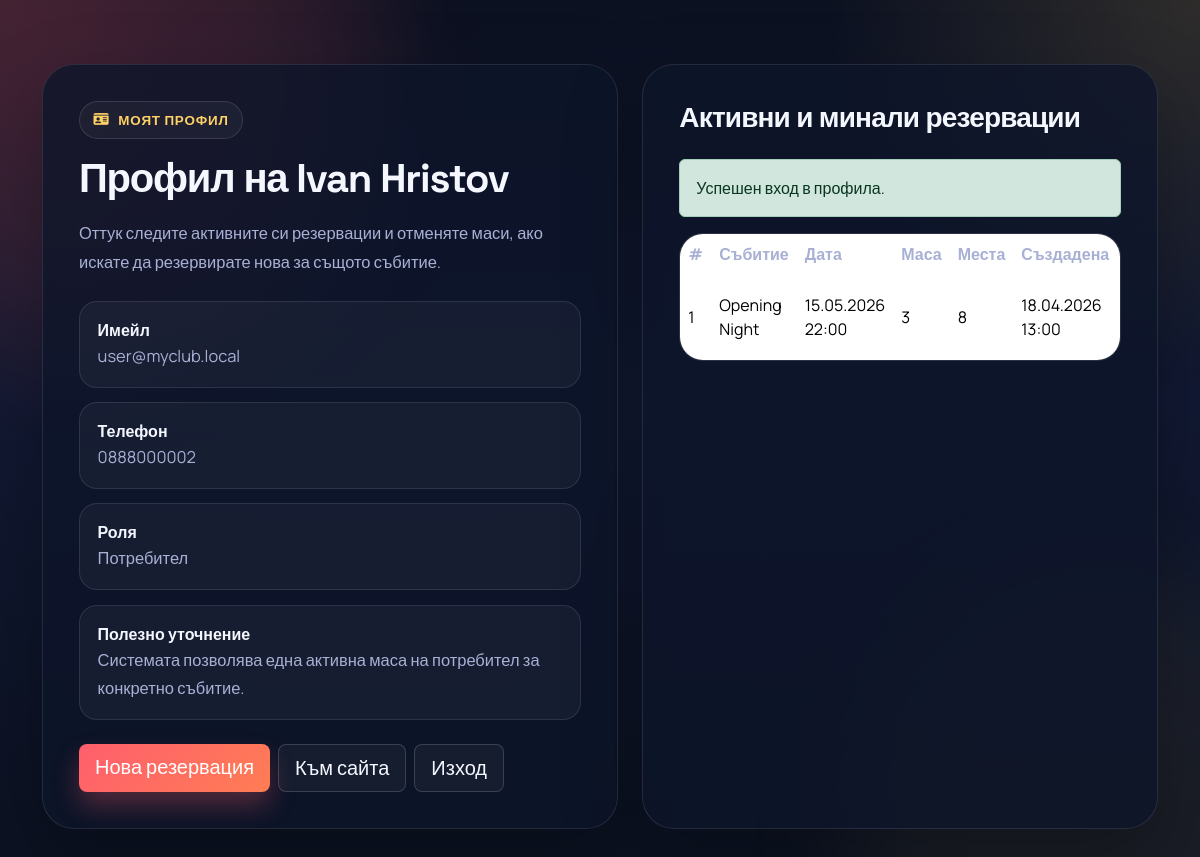
The page /CODE/profile.php (signed in) on the database its author committed.
### tables this page shows
CREATE TABLE registered_person (
  id_person INT AUTO_INCREMENT PRIMARY KEY,
  first_name_person VARCHAR(100) NOT NULL,
  last_name_person VARCHAR(100) NOT NULL,
  email_person VARCHAR(255) NOT NULL UNIQUE,
  pass_person VARCHAR(255) NOT NULL,
  phone_number_person VARCHAR(20) NULL,
  role ENUM('admin', 'user') NOT NULL DEFAULT 'user',
  created_at DATETIME NOT NULL DEFAULT CURRENT_TIMESTAMP
);

CREATE TABLE reservation (
  id_reservation INT AUTO_INCREMENT PRIMARY KEY,
  id_person INT NOT NULL,
  id_table INT NOT NULL,
  id_party INT NOT NULL,
  date_for_reservation DATETIME NOT NULL DEFAULT CURRENT_TIMESTAMP,
  CONSTRAINT fk_reservation_person FOREIGN KEY (id_person) REFERENCES registered_person(id_person) ON DELETE CASCADE,
  CONSTRAINT fk_reservation_table FOREIGN KEY (id_table) REFERENCES tables(id_tables) ON DELETE CASCADE,
  CONSTRAINT fk_reservation_party FOREIGN KEY (id_party) REFERENCES parties(id_party) ON DELETE CASCADE,
  CONSTRAINT uniq_party_table UNIQUE (id_party, id_table),
  CONSTRAINT uniq_person_party UNIQUE (id_person, id_party)
);

CREATE TABLE parties (
  id_party INT AUTO_INCREMENT PRIMARY KEY,
  name_party VARCHAR(150) NOT NULL,
  event_date DATETIME NOT NULL,
  description TEXT NULL,
  created_at DATETIME NOT NULL DEFAULT CURRENT_TIMESTAMP
);

CREATE TABLE tables (
  id_tables INT AUTO_INCREMENT PRIMARY KEY,
  table_number INT NOT NULL UNIQUE,
  seats_number INT NOT NULL
);

### CODE/includes/bootstrap.php (called while the page is built, shortened)
<?php
function e(mixed $value): string
{
    return htmlspecialchars((string) $value, ENT_QUOTES | ENT_SUBSTITUTE, 'UTF-8');
}
function pull_flash(): ?array
{
    $flash = $_SESSION['_flash'];
    return $flash;
}
function flash_type_class(string $type): string
{
    return match ($type) {
        'success' => 'success',
        'warning' => 'warning',
        'danger', 'error' => 'danger',
        default => 'info',
    };
}
function format_datetime(?string $value, string $fallback = '-'): string
{
    try {
        $date = new DateTimeImmutable($value);
    } catch (Exception) {
        return $value;
    }
    return $date->format('d.m.Y H:i');
}

### CODE/profile.php (the view, shortened to what this page needs)
<?php
require_once __DIR__ . '/includes/bootstrap.php';
$connection = db();
$flash = pull_flash();
$userId = current_user_id();
$userStatement = $connection->prepare(
    'SELECT id_person, first_name_person, last_name_person, email_person, phone_number_person, role
     FROM registered_person
     WHERE id_person = ?
     LIMIT 1'
);
$userStatement->execute([$userId]);
$user = $userStatement->fetch();
$reservationStatement = $connection->prepare(
    'SELECT r.id_reservation,
            r.date_for_reservation,
            t.table_number,
            t.seats_number,
            p.name_party,
            p.event_date,
            CASE WHEN p.event_date >= NOW() THEN 1 ELSE 0 END AS can_cancel
     FROM reservation r
     JOIN tables t ON r.id_table = t.id_tables
     JOIN parties p ON r.id_party = p.id_party
     WHERE r.id_person = ?
     ORDER BY p.event_date ASC, t.table_number ASC'
);
$reservationStatement->execute([$userId]);
$reservations = $reservationStatement->fetchAll();
?>
<!doctype html>
<html lang="bg">
<head>
  <link href="https://cdn.jsdelivr.net/npm/bootstrap@5.3.3/dist/css/bootstrap.min.css" rel="stylesheet">
  <link rel="stylesheet" href="https://cdnjs.cloudflare.com/ajax/libs/font-awesome/6.7.2/css/all.min.css">
  <link rel="stylesheet" href="css/site-refresh.css?v=20260423-status">
</head>
<body class="brand-body profile-page">
  <main class="container">
    <div class="profile-layout">
      <section class="profile-card">
        <span class="eyebrow"><i class="fa-solid fa-id-card"></i> Моят профил</span>
        <h1 class="profile-title mt-3 mb-3">Профил на <?= e($user['first_name_person'] . ' ' . $user['last_name_person']) ?></h1>
        <p class="section-text mb-4">
          Оттук следите активните си резервации и отменяте маси, ако искате да резервирате нова за същото събитие.
        </p>
        <div class="account-meta">
          <div class="meta-block">
            <strong>Имейл</strong>
            <p class="muted-text mb-0"><?= e($user['email_person']) ?></p>
          </div>
          <div class="meta-block">
            <strong>Телефон</strong>
            <p class="muted-text mb-0"><?= e($user['phone_number_person'] ?: 'Не е добавен') ?></p>
          </div>
          <div class="meta-block">
            <strong>Роля</strong>
            <p class="muted-text mb-0"><?= e($user['role'] === 'admin' ? 'Администратор' : 'Потребител') ?></p>
          </div>
          <div class="meta-block">
            <strong>Полезно уточнение</strong>
            <p class="muted-text mb-0">Системата позволява една активна маса на потребител за конкретно събитие.</p>
          </div>
        </div>
        <div class="d-flex flex-wrap gap-2 mt-4">
          <a href="reservation.php" class="btn btn-brand btn-lg">Нова резервация</a>
          <a href="index.php" class="btn btn-ghost-light btn-lg">Към сайта</a>
          <a href="logOut.php" class="btn btn-ghost-light btn-lg">Изход</a>
        </div>
      </section>
      <section class="profile-card">
        <h2 class="profile-title h3 mb-4">Активни и минали резервации</h2>
        <?php if ($flash): ?>
          <div class="alert alert-<?= e(flash_type_class($flash['type'])) ?>"><?= e($flash['message']) ?></div>
        <?php endif; ?>
        <?php if ($reservations): ?>
          <div class="profile-table-shell">
            <div class="table-responsive">
              <table class="table align-middle">
                <thead>
                  <tr>
                    <th>#</th>
                    <th>Събитие</th>
                    <th>Дата</th>
                    <th>Маса</th>
                    <th>Места</th>
                    <th>Създадена</th>
                    <th>Статус</th>
                  </tr>
                </thead>
                <tbody>
                  <?php foreach ($reservations as $reservation): ?>
                    <tr>
                      <td data-label="#"><?= (int) $reservation['id_reservation'] ?></td>
                      <td data-label="Събитие"><?= e($reservation['name_party']) ?></td>
                      <td data-label="Дата"><?= e(format_datetime($reservation['event_date'])) ?></td>
                      <td data-label="Маса"><?= (int) $reservation['table_number'] ?></td>
                      <td data-label="Места"><?= (int) $reservation['seats_number'] ?></td>
                      <td data-label="Създадена"><?= e(format_datetime($reservation['date_for_reservation'])) ?></td>
                      <td class="status-cell" data-label="Статус">
                      </td>
                    </tr>
                  <?php endforeach; ?>
                </tbody>
              </table>
            </div>
          </div>
        <?php endif; ?>
      </section>
    </div>
  </main>
</body>
</html>

### CODE/css/site-refresh.css (style rules this page uses)
:root { --bg: #0b1020; --bg-soft: #11172b; --panel: rgba(14, 21, 42, 0.78); --panel-strong: rgba(12, 17, 34, 0.92); --line: rgba(255, 255, 255, 0.1); --line-strong: rgba(255, 255, 255, 0.16); --text: #f5f7ff; --muted: #a8b0d4; --accent: #ff5f6d; --accent-strong: #ff7d54; --accent-alt: #ffd166; --success: #2fd38b; --warning: #ffbf69; --danger: #ff6b6b; --shadow: 0 30px 80px rgba(0, 0, 0, 0.28); --shadow-soft: 0 18px 40px rgba(0, 0, 0, 0.2); --radius-lg: 32px; --radius-md: 22px; --radius-sm: 16px; }
html { scroll-behavior: smooth; }
body.brand-body { position: relative; min-height: 100vh; margin: 0; font-family: "Manrope", sans-serif; color: var(--text); background: radial-gradient(circle at top left, rgba(255, 95, 109, 0.16), transparent 30%), radial-gradient(circle at top right, rgba(255, 209, 102, 0.14), transparent 25%), linear-gradient(180deg, #0c1121 0%, #111933 45%, #0b1120 100%); }
body.brand-body::before, body.brand-body::after { content: ""; position: fixed; z-index: 0; width: 32rem; height: 32rem; border-radius: 50%; filter: blur(60px); opacity: 0.5; pointer-events: none; }
body.brand-body::before { top: -10rem; left: -8rem; background: rgba(255, 95, 109, 0.18); }
body.brand-body::after { right: -10rem; bottom: -12rem; background: rgba(255, 209, 102, 0.12); }
body.brand-body main, body.brand-body header, body.brand-body footer, body.brand-body .site-nav { position: relative; z-index: 1; }
.btn-brand { border: none; color: #fff; background: linear-gradient(135deg, var(--accent), var(--accent-strong)); box-shadow: 0 14px 26px rgba(255, 95, 109, 0.28); }
.btn-ghost-light { border: 1px solid var(--line-strong); color: var(--text); background: rgba(255, 255, 255, 0.04); }
.hero-copy, .hero-aside, .section-card, .content-card, .contact-card, .reservation-panel, .reservation-stage, .auth-card, .profile-card { padding: clamp(1.5rem, 3vw, 2.4rem); }
.eyebrow { display: inline-flex; align-items: center; gap: 0.55rem; padding: 0.5rem 0.85rem; border: 1px solid rgba(255, 255, 255, 0.12); border-radius: 999px; background: rgba(255, 255, 255, 0.04); color: var(--accent-alt); font-size: 0.84rem; font-weight: 700; letter-spacing: 0.06em; text-transform: uppercase; }
.hero-title, .section-title, .auth-title, .profile-title { font-family: "Space Grotesk", sans-serif; font-weight: 700; letter-spacing: -0.03em; }
.hero-text, .section-text, .muted-text { color: var(--muted); font-size: 1.03rem; line-height: 1.75; }
.auth-page, .profile-page { padding: 4rem 0; }
.auth-layout, .profile-layout { display: grid; grid-template-columns: minmax(0, 0.95fr) minmax(320px, 0.85fr); gap: 1.5rem; }
.auth-card, .profile-card { border: 1px solid var(--line); border-radius: var(--radius-lg); background: var(--panel); box-shadow: var(--shadow); }
.account-meta { display: grid; gap: 0.9rem; }
.account-meta .meta-block { padding: 1rem 1.1rem; border-radius: 18px; border: 1px solid var(--line); background: rgba(255, 255, 255, 0.04); }
.profile-table-shell { overflow: hidden; border: 1px solid var(--line); border-radius: 24px; background: rgba(255, 255, 255, 0.03); }
.profile-table-shell .table { margin-bottom: 0; color: var(--text); }
.profile-table-shell th { color: var(--muted); border-color: var(--line) !important; }
.profile-table-shell td { border-color: rgba(255, 255, 255, 0.06) !important; }

### rows shown on the page
registered_person: first_name_person+last_name_person "Ivan Hristov", email_person "user@myclub.local", phone_number_person "0888000002", role "Потребител"
reservation: id_reservation "1", id_party.name_party "Opening Night", id_party.event_date "15.05.2026 22:00", id_table.table_number "3", id_table.seats_number "8", date_for_reservation "18.04.2026 13:00"

### other values the page prints
$flash['message'] "Успешен вход в профила."
